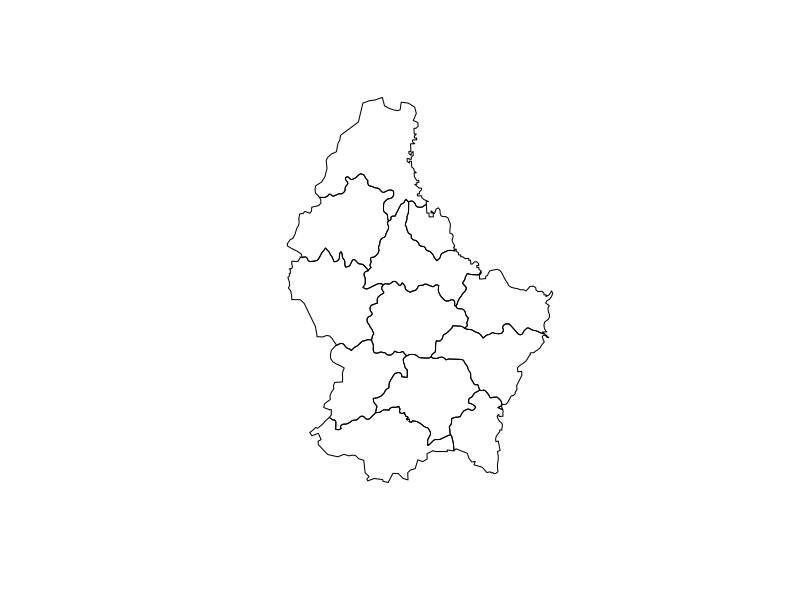

This chart was generated by the following R code:
## ---- chunk 1
library(raster)
## ---- chunk 2
filename <- system.file("external/lux.shp", package="raster")
filename

# read
shape = shapefile(filename)

write
outfile = "out.shp"
shapefile(shape, outfile, overwrite = TRUE)

# both with the same function

## ---- chunk 3
plot(shape)
